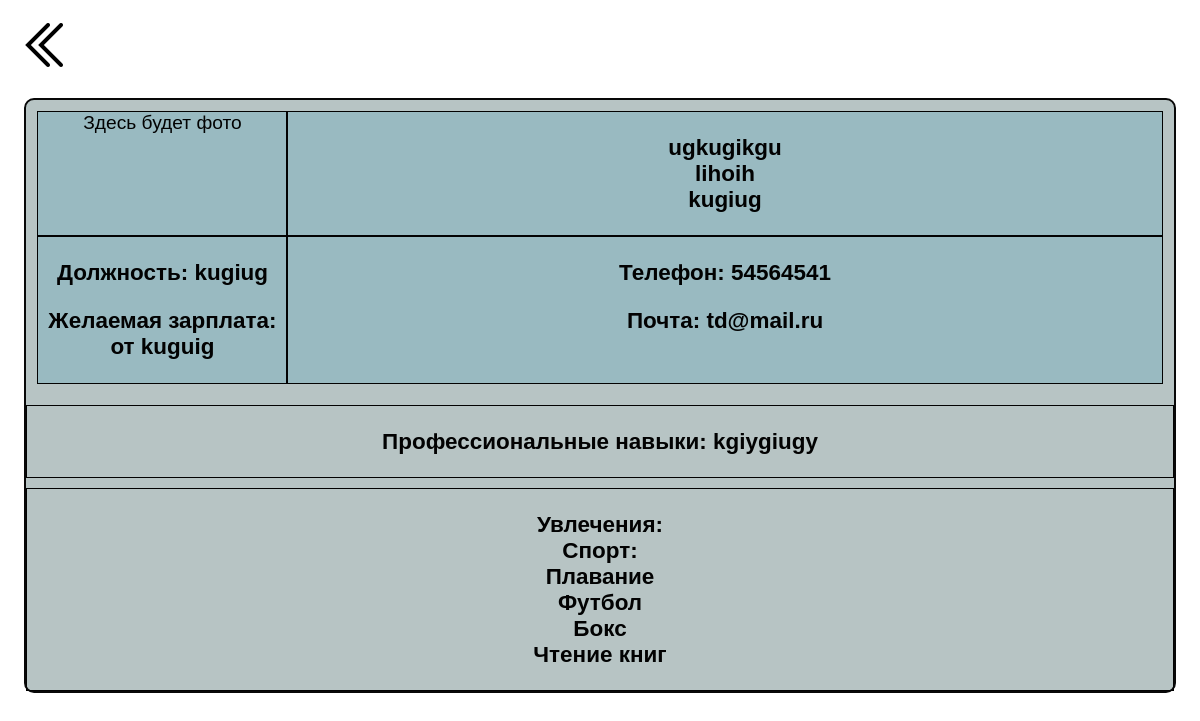
Screenshot of /hanter/jyfuyf with the database file from the repository.
### main/models.py (models this page shows, shortened)
class Resume(models.Model):
    name = models.CharField(max_length=255)
    slug = models.SlugField(max_length=255, db_index=True, unique=True)
    date = models.CharField(max_length=255)
    city = models.CharField(max_length=255)
    telephon_number = models.CharField(max_length=255)
    emeil = models.EmailField()
    profession = models.CharField(max_length=255)
    payment = models.CharField(max_length=255)
    competencies = models.TextField()
    time_create = models.DateTimeField(auto_now_add=True)
    time_update = models.DateTimeField(auto_now=True)
    is_published = models.BooleanField(default=True)
    cat = models.ForeignKey('Categories', on_delete=models.PROTECT)
    photo = models.ImageField(upload_to="photos/%Y/%m/%d/", default=None, blank=True, null=True, verbose_name="Фото")
    class Meta:
        verbose_name = 'Резюме'
        verbose_name_plural = 'Резюме'

### main/views.py (the view)
# urls.py: path('hanter/<slug:h_slug>', views.hanter, name='hanter'),
def hanter(request, h_slug):
    post = get_object_or_404(Resume, slug=h_slug)
    return render(request, 'main/hanter.html', {'post': post})

### main/templates/main/hanter.html (shortened to what this page needs)
{% load static %}
<!DOCTYPE html>
<html lang="en">
<head>
    <link type="text/css" href="{% static 'main/css/style.css' %}" rel="stylesheet" />
</head>
<body>
    <a href="{% url 'home' %}"><img class="back" src="{% static 'main/images/icons8-двойная-стрелка-влево-50.png' %}" width="50" height="50" alt="" ></a>
    <div class="grid_content">
        <div class="hed">
            <div class="block">
                {% if post.photo %}
                    <img src="{{post.photo.url}}" alt="">
                {% else %}
                Здесь будет фото
                {% endif %}
            </div>
            <div class="block">
                <h3>
                    {{post.name}}
                    <br>
                    {{post.date}}
                    <br>
                    {{post.city}}
                </h3>
            </div>
            <div class="block">
                <h3>Должность: {{post.profession}}</h3>
                <h3>Желаемая зарплата: от {{post.payment}}</h3>
            </div>
            <div class="block">
                <h3>Телефон: {{post.telephon_number}}</h3>
                <h3>Почта: {{post.emeil}}</h3>
            </div>
        </div>
        <div class="block">
            <h3>
            Профессиональные навыки:
            {{post.competencies|safe}}
            </h3>
        </div>
        <div class="block">
            <h3>
                Увлечения:
                <br>
                Спорт:
                <br>
                Плавание
                <br>
                Футбол
                <br>
                Бокс
                <br>
                Чтение книг
            </h3>
        </div>
    </div>
</body>
</html>

### main/static/main/css/style.css (style rules this page uses)
html, body { font-family: 'Arial'; margin: 0; padding: 0; height: 100%; width: 100%; color: #020202; }
.grid_content { display: grid; grid-template-columns: 1fr; grid-template-rows: repeat(3, auto); border: 2px solid rgb(8, 8, 8); border-radius: 10px; margin: 2%; grid-gap: 10px; background-color: rgb(183, 196, 196); }
img { width: 100%; height: 100%; }
@media (max-width: 1300px) { .hed { display: grid; grid-template-columns: 250px 1fr; background-color: rgb(153 186 193); margin: 1%; } }
.block { border: 1px solid; margin-top: 10; text-align: center; font-size: larger; }
.back { width: 50px; height: 50px; margin-top: 20px; margin-left: 20px; }

### rows the page displays
Resume: name "ugkugikgu", date "lihoih", city "kugiug", profession "kugiug", payment "kuguig", telephon_number "54564541", emeil "td@mail.ru", competencies "kgiygiugy"
